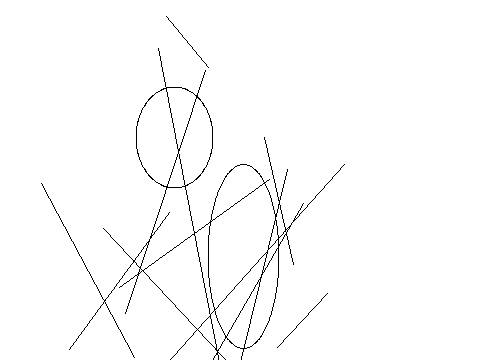

Write Python code to recreate this figure.
from PIL import Image, ImageDraw
image1 = Image.new('RGB', (480, 360), '#ffffff')
draw = ImageDraw.Draw(image1)
c=[352,154,103,252]
draw.ellipse(c,'#ffffff','#000000')
c=[144,82,67,22]
draw.ellipse(c,'#ffffff','#000000')
c=[385,275,283,65]
draw.ellipse(c,'#ffffff','#000000')
c=[330,349,116,247]
draw.ellipse(c,'#ffffff','#000000')
c=[238,50,127,170]
draw.ellipse(c,'#ffffff','#000000')
c=[76,425,11,347]
draw.ellipse(c,'#ffffff','#000000')
c=[193,33,1,169]
draw.ellipse(c,'#ffffff','#000000')
c=[161,431,182,179]
draw.ellipse(c,'#ffffff','#000000')
c=[136,87,213,188]
draw.ellipse(c,'#ffffff','#000000')
c=[372,303,258,304]
draw.ellipse(c,'#ffffff','#000000')
c=[208,164,279,348]
draw.ellipse(c,'#ffffff','#000000')
l=[277,347,327,293]
draw.line(l,'#000000')
l=[240,470,158,48]
draw.line(l,'#000000')
l=[208,67,166,16]
draw.line(l,'#000000')
l=[75,466,344,164]
draw.line(l,'#000000')
l=[293,264,264,137]
draw.line(l,'#000000')
l=[157,455,303,203]
draw.line(l,'#000000')
l=[134,357,41,183]
draw.line(l,'#000000')
l=[212,477,287,169]
draw.line(l,'#000000')
l=[119,287,269,179]
draw.line(l,'#000000')
l=[69,349,169,212]
draw.line(l,'#000000')
l=[205,70,125,313]
draw.line(l,'#000000')
l=[274,412,103,228]
draw.line(l,'#000000')
image1.save('Artist48.png')